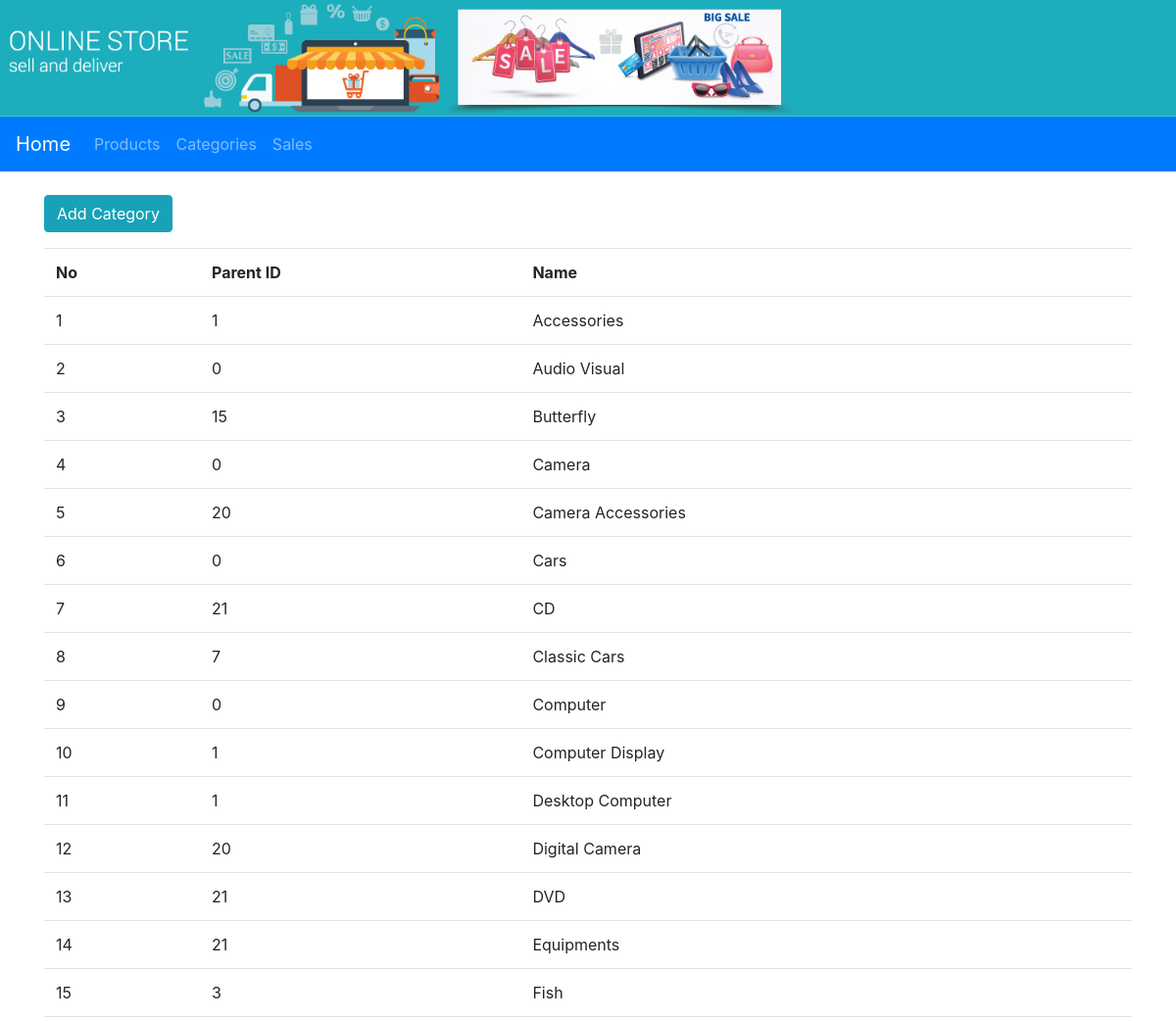
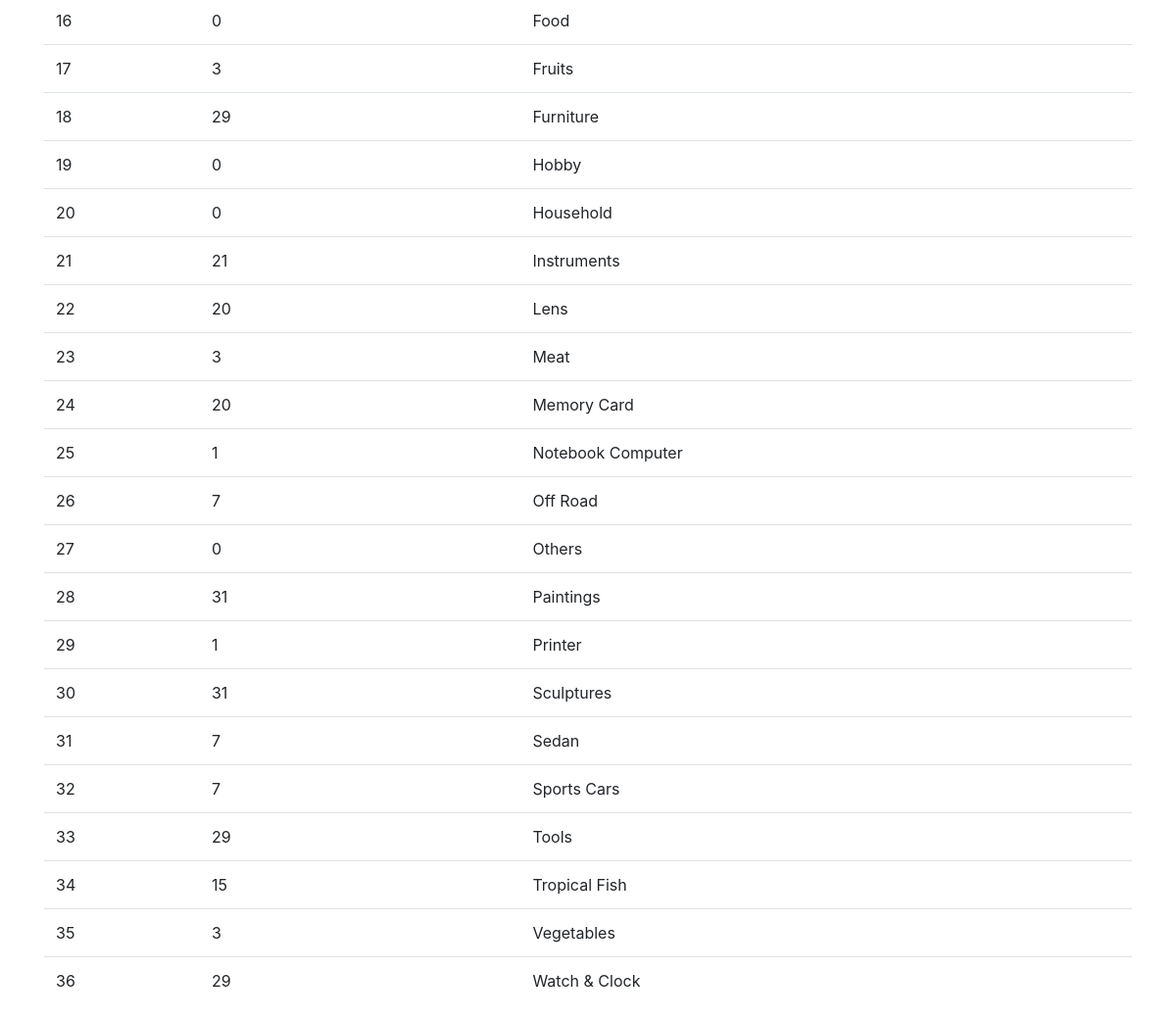
/categories.php, run on the app's committed database (2 pictures, top to bottom).
### tables this page shows
CREATE TABLE `category` (
  `id` int(11) NOT NULL,
  `parent_id` int(11) NOT NULL,
  `name` varchar(59) NOT NULL
);

### categories.php (the view)
<?php include('menu.php'); ?>
    <div class="container"><br>
        <p>
            <a href="addCategory.php" class="btn btn-info">Add Category</a>
        </p>
    <table class="table table-hover">
        <tr>
            <th>No</th>
            <th>Parent ID</th>
            <th>Name</th>
        </tr>
        <?php
            $select_cate = "SELECT * FROM category ORDER BY name ASC";
            $result = mysqli_query($conn, $select_cate);
            $no = 1;
            while($row = mysqli_fetch_assoc($result)){
                echo "<tr>";
                echo "<td>".$no++."</td>";
                echo "<td>".$row['parent_id']."</td>";
                echo "<td>".$row['name']."</td>";
                echo "</tr>";
            }
        ?>
    </table>
    </div>
</body>
</html>

### data on the page
category: parent "1", name "Accessories"
category: parent "0", name "Audio Visual"
category: parent "15", name "Butterfly"
category: parent "0", name "Camera"
category: parent "20", name "Camera Accessories"
category: parent "0", name "Cars"
category: parent "21", name "CD"
category: parent "7", name "Classic Cars"
category: parent "0", name "Computer"
category: parent "1", name "Computer Display"
category: parent "1", name "Desktop Computer"
category: parent "20", name "Digital Camera"
category: parent "21", name "DVD"
category: parent "21", name "Equipments"
category: parent "3", name "Fish"
category: parent "0", name "Food"
category: parent "3", name "Fruits"
category: parent "29", name "Furniture"
category: parent "0", name "Hobby"
category: parent "0", name "Household"
category: parent "21", name "Instruments"
category: parent "20", name "Lens"
category: parent "3", name "Meat"
category: parent "20", name "Memory Card"
category: parent "1", name "Notebook Computer"
category: parent "7", name "Off Road"
category: parent "0", name "Others"
category: parent "31", name "Paintings"
category: parent "1", name "Printer"
category: parent "31", name "Sculptures"
category: parent "7", name "Sedan"
category: parent "7", name "Sports Cars"
category: parent "29", name "Tools"
category: parent "15", name "Tropical Fish"
category: parent "3", name "Vegetables"
category: parent "29", name "Watch & Clock"
